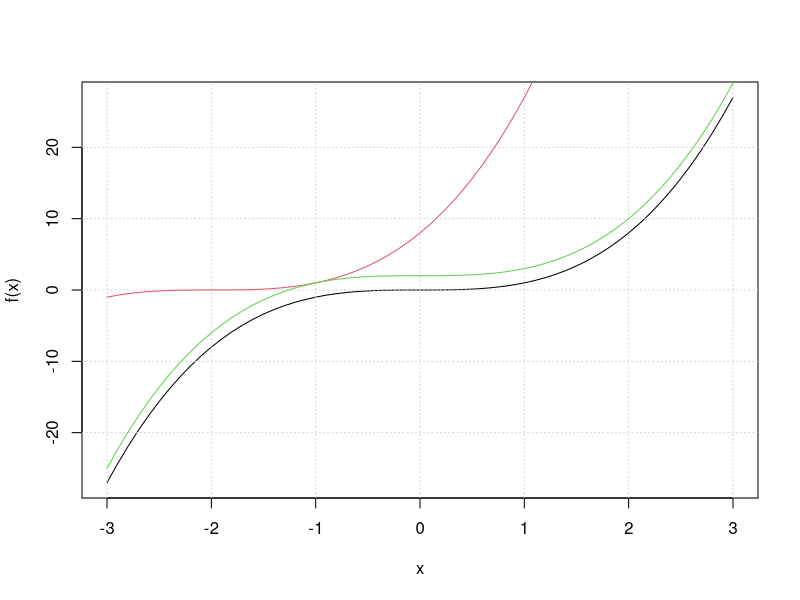

Source code (R): (Note: this script raises an error after producing the figure.)
f <- function(x){x^3}

x <- seq(-3,3,0.1)
plot(x,f(x),type='l')
grid()
#f(x+2) produces outputs following the rule y=(x+2)^3
lines(x,f(x+2),col=2)
#f(x)+2 produces outputs following the rule y=x^3 + 2
lines(x,f(x)+2,col=3)

#How do the two user defined functions compare?
  #Note: The dot in R does not indicate a method.

#The default parameter values are defined.
f.quad1 <- function(x,a=1,b=0,c=0){
  a*x^2 + b*x + c
}

#The default parameter values are not defined.
f.quad2 <- function(x,a,b,c){
  a*x^2 + b*x + c
}

f.quad1(1/2)
  #No error from f.quad1() uses the parameter values since no other values have been specified.
f.quad2(1/2)
  #We see an error from f.quad2() since the parameter values have not been specified.

f.quad1(1/2)
f.quad2(1/2,1,0,0)
  #Now that the parameters values are defined the two functions run and give the same output.

#Notice the outputs are different because f.quad1() is using the default parameter values.
f.quad1(0)
f.quad2(0,1,2,7)

#We can still specify the values in both function and the output is the same.
f.quad1(0,1,2,7)
f.quad2(0,1,2,7)

#Question from class: Can we specify the default values as NULL?
f.quad3 <- function(x,a=NULL,b=NULL,c=NULL){
  a*x^2 + b*x + c
}
#We don't get an error but we also don't get a real number output.
f.quad3(1/2)
#Once we specify the parameter values we get a real number output.
f.quad3(1/2,1,0,0)